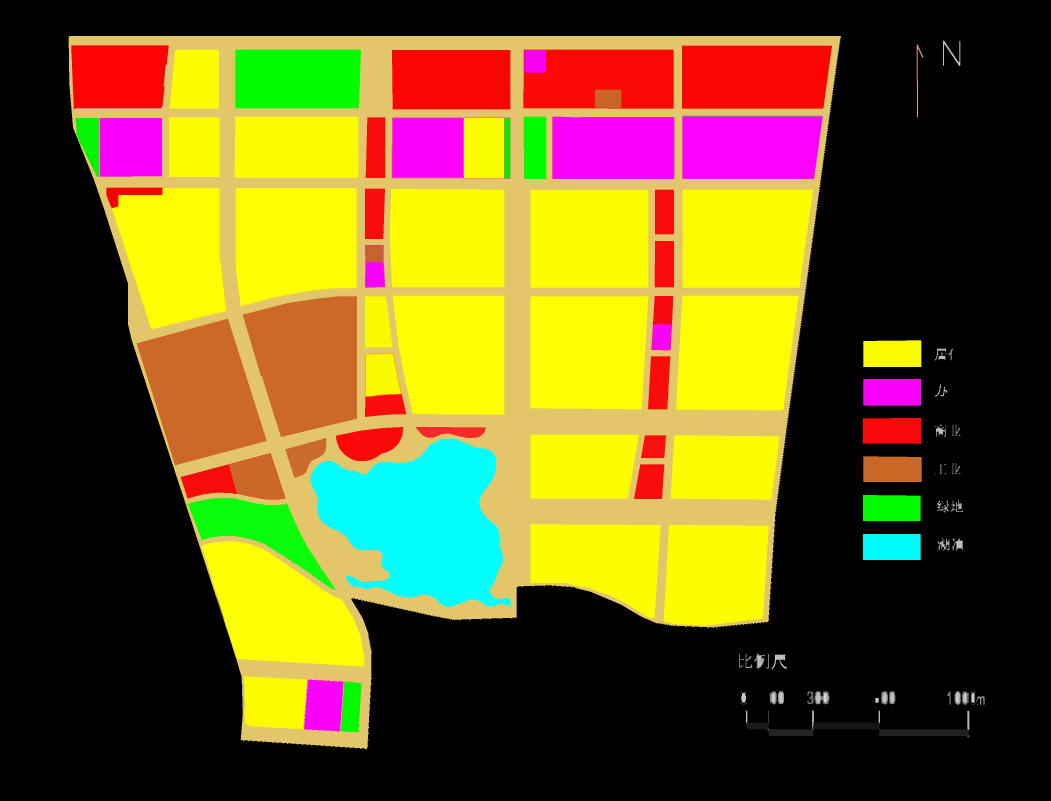
#> input picture contour-hierarchy/data_hierarchy2.png, 3151 x 2401 px (shown at 1/3 size)
$ jupyter execute --allow-errors hsl.ipynb
#> lines starting #> are read from the running program, lines starting #| are printed output that depends on the picture; after the words box and inside, x2 and y2 are one past the last pixel; in counts of white or black regions, pixels touching at a corner belong together
[cell 1]
import numpy as np
import cv2 as cv
import json

src = cv.imread('data_hierarchy2.png')
#> src is the input picture: shape (2401, 3151, 3); mean B, G, R 30.8, 90.7, 106.9
maxSizeOfOriginalSrcImg = max(src.shape[0], src.shape[1])
#> maxSizeOfOriginalSrcImg = 3151
src = cv.resize(src, (0,0), fx=1000/maxSizeOfOriginalSrcImg, fy=1000/maxSizeOfOriginalSrcImg)
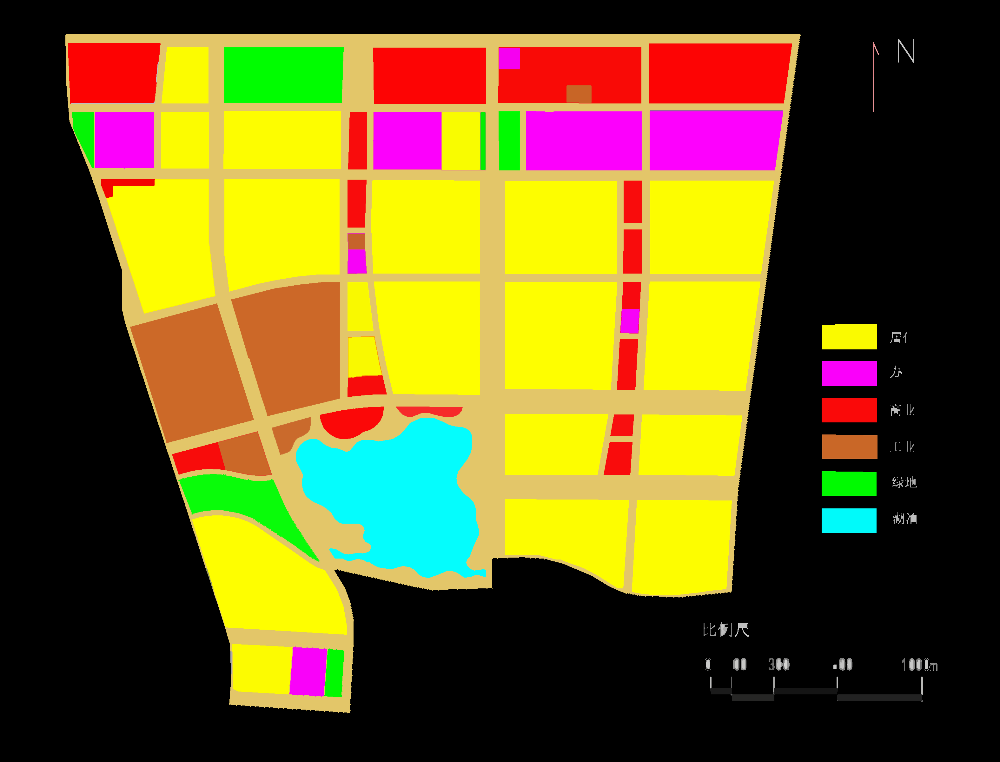
#> src: shape (762, 1000, 3); mean B, G, R 30.8, 90.7, 106.9

gray = cv.cvtColor(src, cv.COLOR_BGR2HSV)
#> gray: shape (762, 1000, 3); mean H, S, V 18.2, 107.7, 118.8

# [7 lines of commented-out code are left out]


edges = cv.Canny(gray, 0, 0)
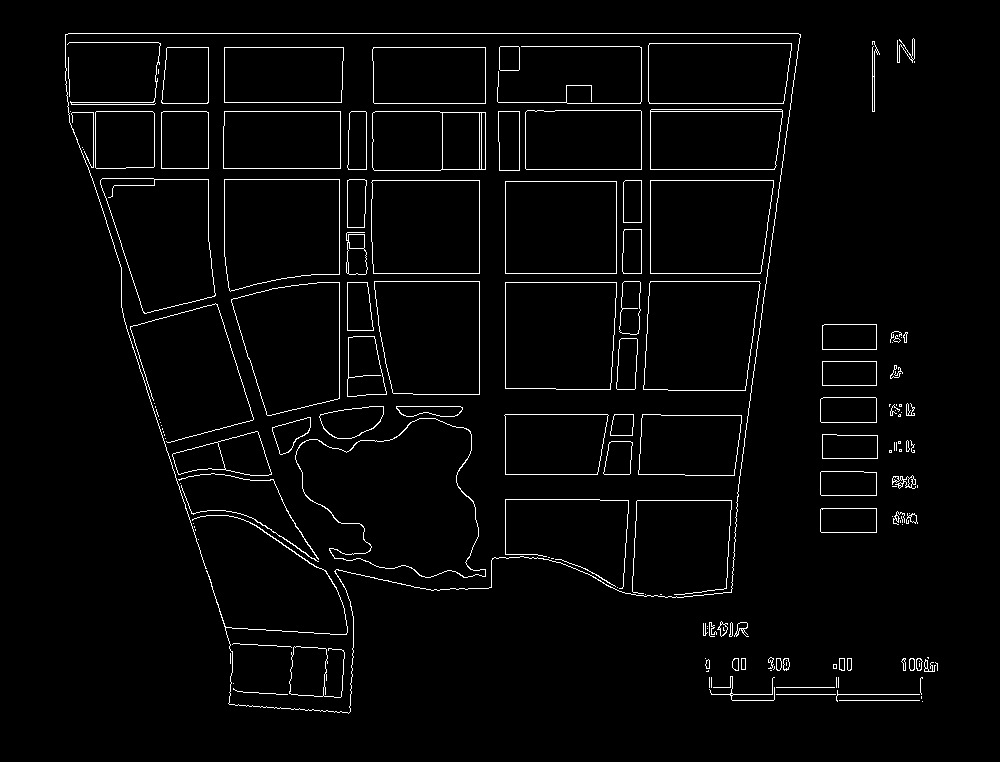
#> edges: shape (762, 1000); 2.6% white in thin lines or dots, all inside (x1, y1, x2, y2) = (65, 33, 938, 714)
contours1, hierarchy1 = cv.findContours(edges, cv.RETR_TREE, cv.CHAIN_APPROX_SIMPLE)
#> contours1 = 269 contours, 123 with area under 20; largest, box (x1, y1, x2, y2) and area: (295, 418, 486, 578) 19536, (295, 418, 486, 578) 19420, (505, 282, 617, 390) 11542, (505, 282, 617, 390) 11540, (643, 281, 761, 391) 11528

# get contours by re-draw edges
# edges = cv.Canny(gray, 0, 0)
# contours1, hierarchy1 = cv.findContours(edges, cv.RETR_TREE, cv.CHAIN_APPROX_SIMPLE)

# hierarchy [Next, Previous, First_Child, Parent]
print(len(contours1))
#| 269
copy = src.copy()
cv.drawContours(copy, contours1, -1, (255,0,0), 1)
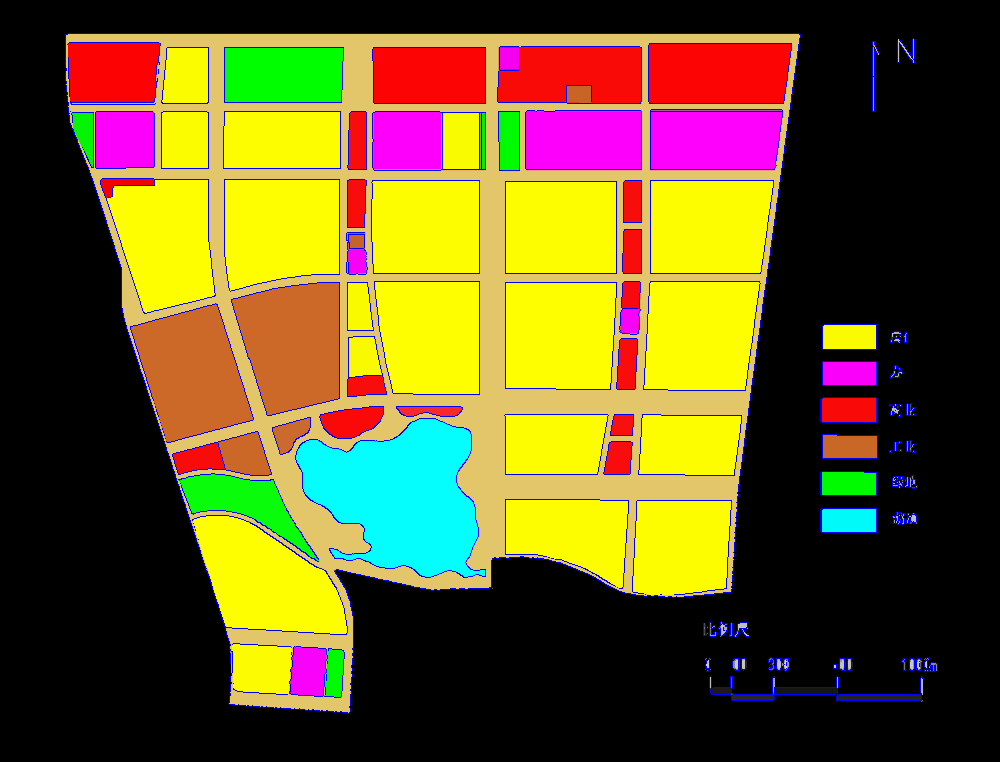
#> copy: shape (762, 1000, 3); 2.63% of pixels changed, all inside (x1, y1, x2, y2) = (65, 33, 938, 714)
# for i,cnt in enumerate(contours1):
#     cv.fillConvexPoly(copy, cnt, (0,0,0))

currentRootIndex = -1
rootRegions = {}
for i,cnt in enumerate(contours1):
    x,y,w,h = cv.boundingRect(cnt)
    cntArea = cv.contourArea(cnt)
    if cntArea > 1000:
        continue
    cv.putText(copy, str(i), (x+5,y+15), cv.FONT_HERSHEY_PLAIN, 1,(255,0,0), 1, cv.LINE_AA)

    print(i, hierarchy1[0][i])
    if hierarchy1[0][i][3] == -1:
        # root region
        currentRootIndex = i
        if currentRootIndex == len(contours1):
            break
        rootRegion = {'index': i, 'contour': cv.contourArea(contours1[currentRootIndex]), 'childRegion': []}
        rootRegions[currentRootIndex] = rootRegion
    elif hierarchy1[0][i][3] == currentRootIndex:
        rootRegions[currentRootIndex]['childRegion'].append({'index': i, 'contour': cv.contourArea(cnt)})
#> this loop made 269 passes
#> (cnt, x, y, w, h, cntArea, rootRegion) on pass 46: ([[741, 658], [741, 669], [745, 669], [745, 658]], 741, 658, 5, 12, 44, {'index': 45, 'contour': 44, 'childRegion': []})
#> (x, y, w, h, cntArea, rootRegion) on passes 22, 25, 27, 31, 33, 36: (924, 659, 12, 13, 35.5, {'index': 21, 'contour': 35.5, 'childRegion': []}), (705, 659, 5, 10, 27, {'index': 24, 'contour': 27, 'childRegion': []}), (916, 658, 7, 13, 58, {'index': 26, 'contour': 58, 'childRegion': []}), (909, 658, 6, 13, 57, {'index': 30, 'contour': 57, 'childRegion': []}), (901, 658, 5, 13, 27, {'index': 32, 'contour': 27, 'childRegion': []}), (847, 658, 5, 13, 47, {'index': 35, 'contour': 47, 'childRegion': []})
#| 0 [ 1 -1 -1 -1]
#| 1 [ 2  0 -1 -1]
#| 2 [ 3  1 -1 -1]
#| 3 [ 4  2 -1 -1]
#| 4 [ 5  3 -1 -1]
#| 5 [ 6  4 -1 -1]
#| 6 [ 7  5 -1 -1]
#| 7 [ 8  6 -1 -1]
#> (further printed lines are left out)
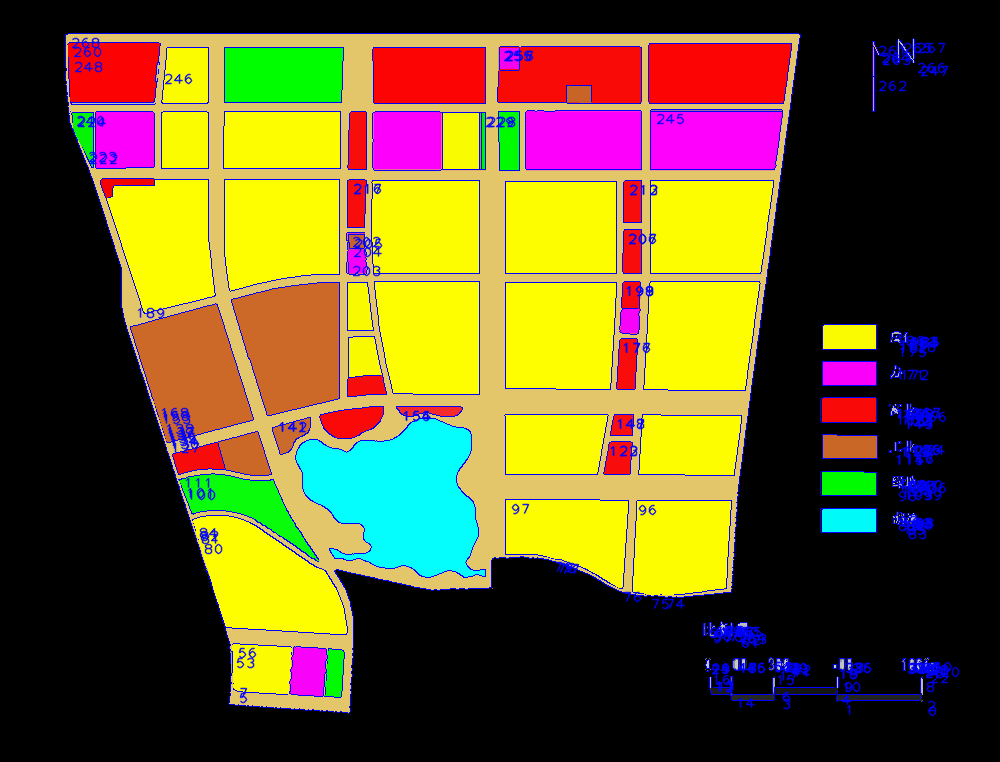
#> copy: shape (762, 1000, 3); 2.01% of pixels changed, all inside (x1, y1, x2, y2) = (72, 37, 960, 717)
#> after the loop, rootRegions = 122 items

print(rootRegions)
#> (printed output is left out)
data2 = json.dumps(rootRegions, sort_keys=True, indent=4, separators=(',', ': '))
print(data2)

cv.imshow('src', src)
#> (the rest of this cell did not finish here and is left out)

$ run again, with contour-hierarchy/data_hierarchy3.png copied over contour-hierarchy/data_hierarchy2.png
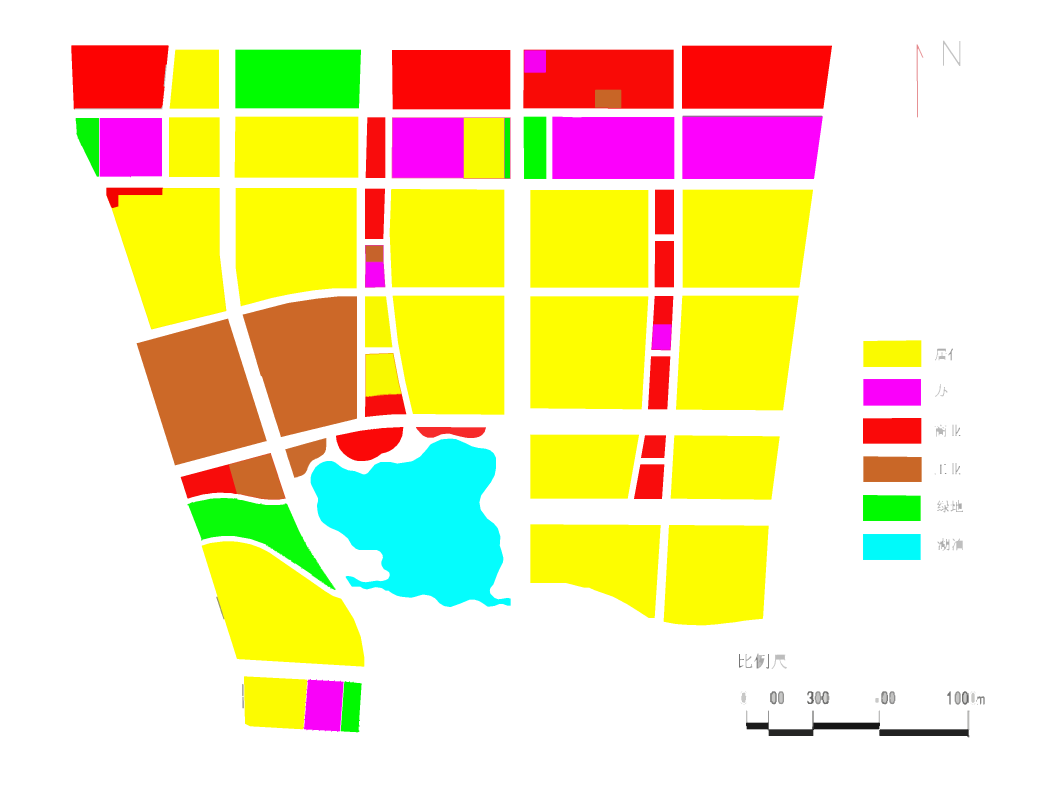
#> input picture contour-hierarchy/data_hierarchy3.png, 3151 x 2401 px (shown at 1/3 size)
#> src is the input picture: shape (2401, 3151, 3); mean B, G, R 178.7, 227.2, 239.9
#> src: shape (762, 1000, 3)
#> gray: shape (762, 1000, 3); mean H, S, V 15.6, 90.7, 251.8
#> `edges = cv.Canny(gray, 0, 0)`:
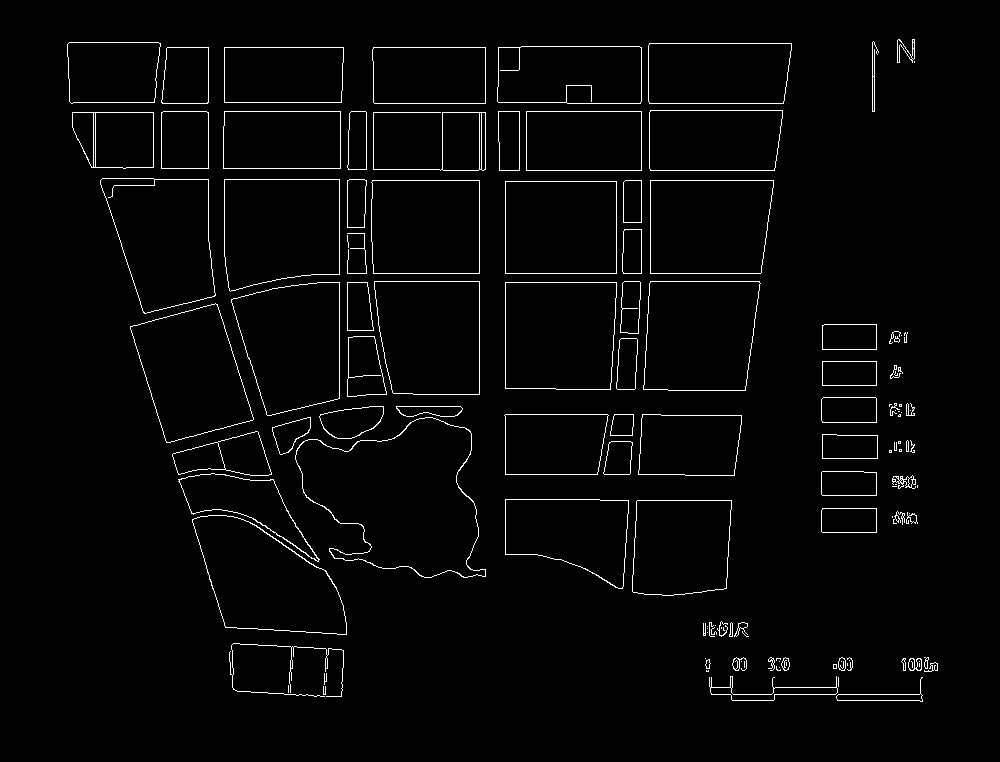
#> edges: shape (762, 1000); 2.3% white in thin lines or dots, all inside (x1, y1, x2, y2) = (67, 39, 938, 702)
#> contours1 = 248 contours, 100 with area under 20; largest, box (x1, y1, x2, y2) and area: (295, 417, 486, 578) 19640, (295, 417, 486, 578) 19514, (192, 515, 347, 635) 11837, (192, 515, 347, 635) 11774, (505, 282, 617, 390) 11542
#| 248
#> the loop `for i,cnt in enumerate(contours1):` made 248 passes
#> (x, y, w, h, cntArea, rootRegion) on passes 3, 6, 16, 22, 24: (836, 677, 87, 25, 513, {'index': 2, 'contour': 513, 'childRegion': []}), (709, 676, 129, 25, 876.5, {'index': 5, 'contour': 876.5, 'childRegion': []}), (924, 662, 14, 10, 42, {'index': 15, 'contour': 42, 'childRegion': []}), (705, 659, 6, 10, 28.5, {'index': 21, 'contour': 28.5, 'childRegion': []}), (908, 658, 14, 13, 119, {'index': 23, 'contour': 119, 'childRegion': []})
#> (printed output is left out)
#> after the loop `for i,cnt in enumerate(contours1):`:
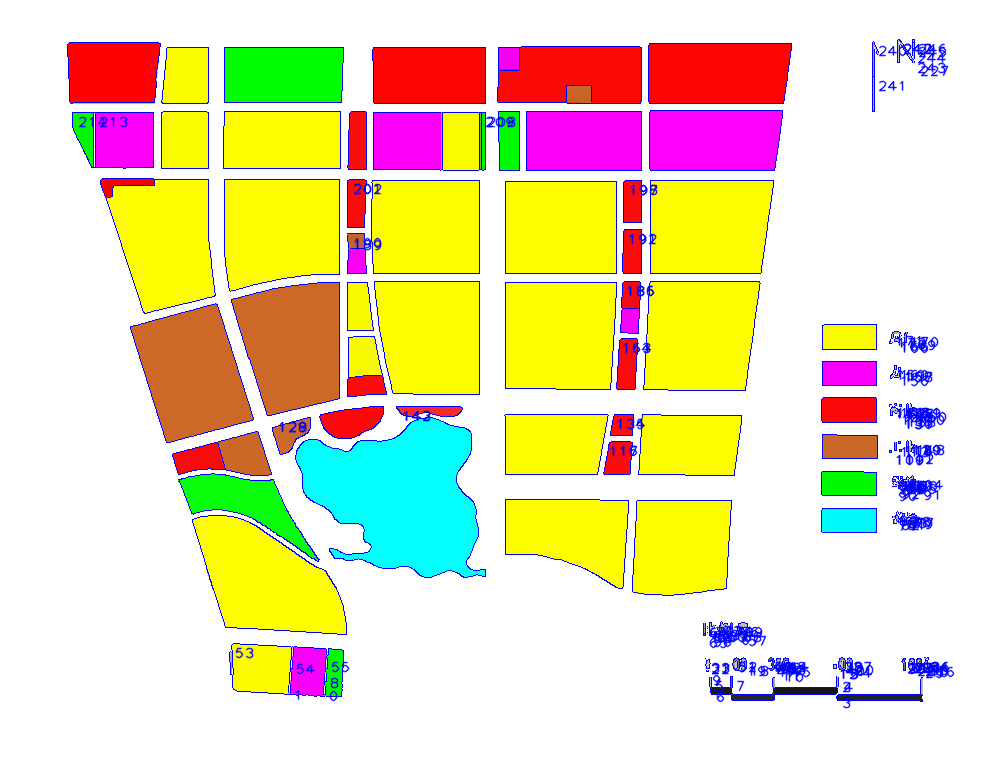
#> copy: shape (762, 1000, 3); mean B, G, R 182.1, 220.7, 232.7
#> after the loop `for i,cnt in enumerate(contours1):`: rootRegions = 85 items
#> (printed output is left out)
